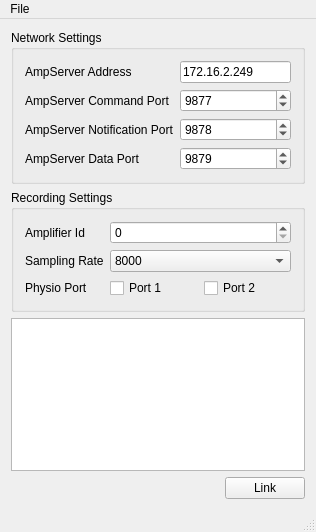
<?xml version="1.0" encoding="UTF-8"?>
<ui version="4.0">
 <class>EGIAmpWindow</class>
 <widget class="QMainWindow" name="EGIAmpWindow">
  <property name="geometry">
   <rect>
    <x>0</x>
    <y>0</y>
    <width>316</width>
    <height>532</height>
   </rect>
  </property>
  <property name="windowTitle">
   <string>EGI AmpServer Connector</string>
  </property>
  <widget class="QWidget" name="centralWidget">
   <layout class="QVBoxLayout" name="verticalLayout">
    <item>
     <widget class="QGroupBox" name="groupBox">
      <property name="title">
       <string>Network Settings</string>
      </property>
      <layout class="QFormLayout" name="formLayout">
       <item row="0" column="0">
        <widget class="QLabel" name="label_4">
         <property name="text">
          <string>AmpServer Address</string>
         </property>
        </widget>
       </item>
       <item row="0" column="1">
        <widget class="QLineEdit" name="serverAddress">
         <property name="text">
          <string>172.16.2.249</string>
         </property>
        </widget>
       </item>
       <item row="1" column="0">
        <widget class="QLabel" name="label_5">
         <property name="text">
          <string>AmpServer Command Port</string>
         </property>
        </widget>
       </item>
       <item row="1" column="1">
        <widget class="QSpinBox" name="commandPort">
         <property name="maximum">
          <number>65535</number>
         </property>
         <property name="value">
          <number>9877</number>
         </property>
        </widget>
       </item>
       <item row="2" column="0">
        <widget class="QLabel" name="label_6">
         <property name="text">
          <string>AmpServer Notification Port</string>
         </property>
        </widget>
       </item>
       <item row="2" column="1">
        <widget class="QSpinBox" name="notificationPort">
         <property name="maximum">
          <number>65535</number>
         </property>
         <property name="value">
          <number>9878</number>
         </property>
        </widget>
       </item>
       <item row="3" column="0">
        <widget class="QLabel" name="label_7">
         <property name="text">
          <string>AmpServer Data Port</string>
         </property>
        </widget>
       </item>
       <item row="3" column="1">
        <widget class="QSpinBox" name="dataPort">
         <property name="maximum">
          <number>65535</number>
         </property>
         <property name="value">
          <number>9879</number>
         </property>
        </widget>
       </item>
      </layout>
     </widget>
    </item>
    <item>
     <widget class="QGroupBox" name="groupBox_2">
      <property name="title">
       <string>Recording Settings</string>
      </property>
      <layout class="QFormLayout" name="formLayout_2">
       <item row="0" column="0">
        <widget class="QLabel" name="label_3">
         <property name="text">
          <string>Amplifier Id</string>
         </property>
        </widget>
       </item>
       <item row="0" column="1">
        <widget class="QSpinBox" name="amplifierId">
         <property name="minimum">
          <number>0</number>
         </property>
         <property name="maximum">
          <number>32</number>
         </property>
         <property name="value">
          <number>0</number>
         </property>
        </widget>
       </item>
       <item row="1" column="0">
        <widget class="QLabel" name="label_8">
         <property name="text">
          <string>Sampling Rate</string>
         </property>
        </widget>
       </item>
       <item row="1" column="1">
        <widget class="QComboBox" name="sampleRateComboBox">
         <property name="currentText">
          <string>8000</string>
         </property>
         <item>
          <property name="text">
           <string>8000</string>
          </property>
         </item>
         <item>
          <property name="text">
           <string>4000</string>
          </property>
         </item>
         <item>
          <property name="text">
           <string>2000</string>
          </property>
         </item>
         <item>
          <property name="text">
           <string>1000</string>
          </property>
         </item>
         <item>
          <property name="text">
           <string>500</string>
          </property>
         </item>
        </widget>
       </item>
       <item row="2" column="0">
        <widget class="QLabel" name="label">
         <property name="text">
          <string>Physio Port</string>
         </property>
        </widget>
       </item>
       <item row="2" column="1">
        <layout class="QHBoxLayout" name="horizontalLayout_2">
         <item>
          <widget class="QCheckBox" name="physioPort1CheckBox">
           <property name="text">
            <string>Port 1</string>
           </property>
          </widget>
         </item>
         <item>
          <widget class="QCheckBox" name="PhysioPort2CheckBox">
           <property name="text">
            <string>Port 2</string>
           </property>
          </widget>
         </item>
        </layout>
       </item>
      </layout>
     </widget>
    </item>
    <item>
     <widget class="QPlainTextEdit" name="statusBox">
      <property name="readOnly">
       <bool>true</bool>
      </property>
     </widget>
    </item>
    <item>
     <layout class="QHBoxLayout" name="horizontalLayout">
      <item>
       <spacer name="horizontalSpacer">
        <property name="orientation">
         <enum>Qt::Horizontal</enum>
        </property>
        <property name="sizeHint" stdset="0">
         <size>
          <width>40</width>
          <height>20</height>
         </size>
        </property>
       </spacer>
      </item>
      <item>
       <widget class="QPushButton" name="linkButton">
        <property name="text">
         <string>Link</string>
        </property>
       </widget>
      </item>
     </layout>
    </item>
   </layout>
  </widget>
  <widget class="QMenuBar" name="menuBar">
   <property name="geometry">
    <rect>
     <x>0</x>
     <y>0</y>
     <width>316</width>
     <height>21</height>
    </rect>
   </property>
   <widget class="QMenu" name="menuFile">
    <property name="title">
     <string>File</string>
    </property>
    <addaction name="actionLoad_Configuration"/>
    <addaction name="actionSave_Configuration"/>
    <addaction name="separator"/>
    <addaction name="actionQuit"/>
   </widget>
   <addaction name="menuFile"/>
  </widget>
  <widget class="QStatusBar" name="statusBar"/>
  <action name="actionLoad_Configuration">
   <property name="text">
    <string>Load Configuration</string>
   </property>
  </action>
  <action name="actionSave_Configuration">
   <property name="text">
    <string>Save Configuration</string>
   </property>
   <property name="shortcut">
    <string>Ctrl+S</string>
   </property>
  </action>
  <action name="actionQuit">
   <property name="text">
    <string>Quit</string>
   </property>
   <property name="shortcut">
    <string>Ctrl+Q</string>
   </property>
  </action>
 </widget>
 <layoutdefault spacing="6" margin="11"/>
 <resources/>
 <connections/>
</ui>
